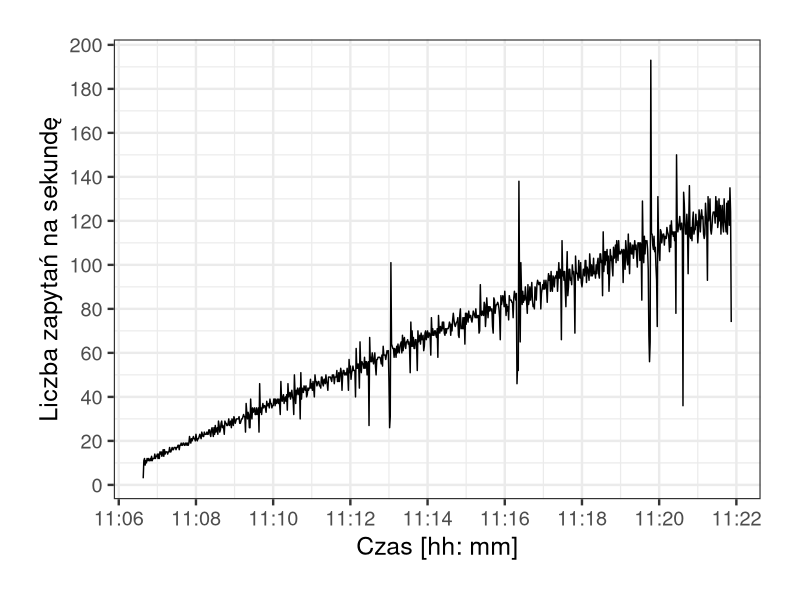

Reproduce this figure in R.
library("ggplot2")
library("scales")

png(filename="aws-http-rps.png", width=800, height=600)

dat = read.csv("rps_aws.csv")
dat$time = as.POSIXct(dat$time, format = "%Y-%m-%dT%H:%M:%SZ")

ggplot(data=dat, aes(time)) +
geom_line(aes(y = rps)) +
theme_bw(base_size=18) + theme(plot.margin = unit(c(1,1,1,1), "cm")) +
scale_x_datetime(labels = date_format("%H:%M"), breaks = pretty_breaks(n=10)) +
scale_y_continuous(breaks=pretty_breaks(n=10)) +
labs(x = "Czas [hh: mm]", y = "Liczba zapytań na sekundę")
